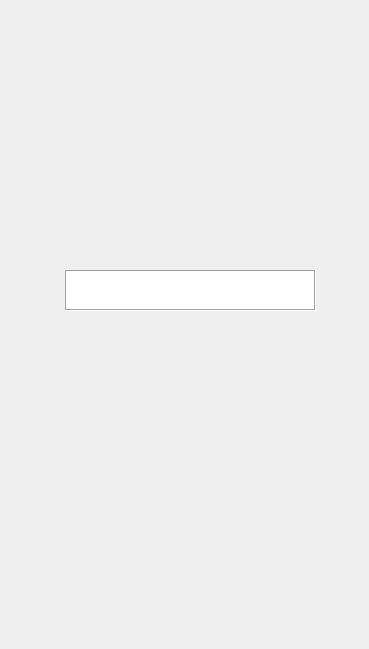
    <widget class="QWidget" name="get_shaba">
     <widget class="QLabel" name="label_10">
      <property name="geometry">
       <rect>
        <x>0</x>
        <y>0</y>
        <width>360</width>
        <height>640</height>
       </rect>
      </property>
      <property name="frameShape">
       <enum>QFrame::NoFrame</enum>
      </property>
      <property name="text">
       <string/>
      </property>
      <property name="pixmap">
       <pixmap>../image/get_shaba/get_shaba.png</pixmap>
      </property>
     </widget>
     <widget class="QTextEdit" name="enter_shaba_number">
      <property name="geometry">
       <rect>
        <x>65</x>
        <y>270</y>
        <width>251</width>
        <height>41</height>
       </rect>
      </property>
      <property name="frameShape">
       <enum>QFrame::Box</enum>
      </property>
     </widget>
     <widget class="QPushButton" name="pushButt_next_get_shaba">
      <property name="geometry">
       <rect>
        <x>38</x>
        <y>353</y>
        <width>281</width>
        <height>29</height>
       </rect>
      </property>
      <property name="text">
       <string/>
      </property>
      <property name="flat">
       <bool>true</bool>
      </property>
     </widget>
     <widget class="QPushButton" name="pushButt_back_get_shaba">
      <property name="geometry">
       <rect>
        <x>40</x>
        <y>410</y>
        <width>281</width>
        <height>29</height>
       </rect>
      </property>
      <property name="text">
       <string/>
      </property>
      <property name="flat">
       <bool>true</bool>
      </property>
     </widget>
    </widget>
